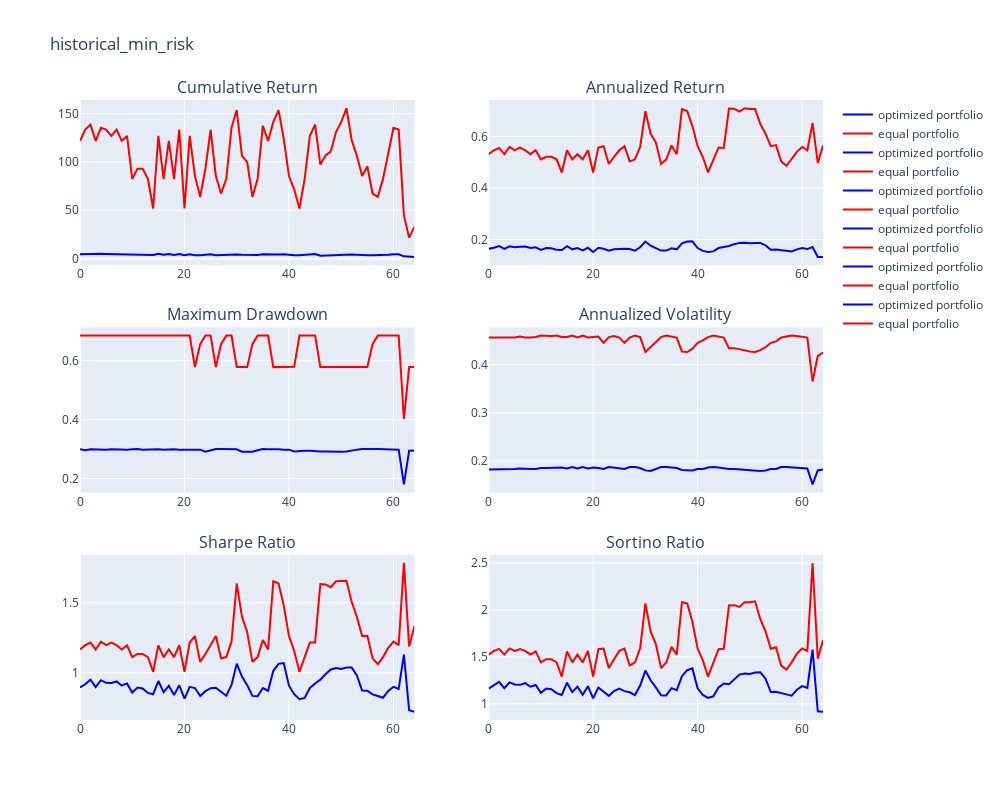

Write notebook code for a chart like this one.
### Code cell
import plotly.graph_objects as go
from plotly.subplots import make_subplots

# Define the titles for the subplots
titles = [
    "Cumulative Return",
    "Annualized Return",
    "Maximum Drawdown",
    "Annualized Volatility",
    "Sharpe Ratio",
    "Sortino Ratio"
]

# Create subplots
fig = make_subplots(rows=3, cols=2, subplot_titles=titles, vertical_spacing=0.1)

# Define the colors for equal and optimized portfolios
equal_color = "red"
optimized_color = "blue"

# Loop through the subplots
k = 0
for i in range(1, 4):
    for j in range(1, 3):
        pf = np.array(final_results["historical_historical_min_risk"])[:, k, 0]
        eq = np.array(final_results["historical_historical_min_risk"])[:, k, 1]
        x = np.arange(pf.shape[0])

        # Add traces to the subplot with the specified colors
        fig.add_trace(go.Scatter(x=x, y=pf, name="optimized portfolio", line=dict(color=optimized_color)), row=i, col=j)
        fig.add_trace(go.Scatter(x=x, y=eq, name="equal portfolio", line=dict(color=equal_color)), row=i, col=j)

        k += 1

# Update subplot layout
fig.update_layout(
    title="historical_min_risk",
    showlegend=True,
    height=800,
    width=1000,
)

# Show the plot
fig.show()
